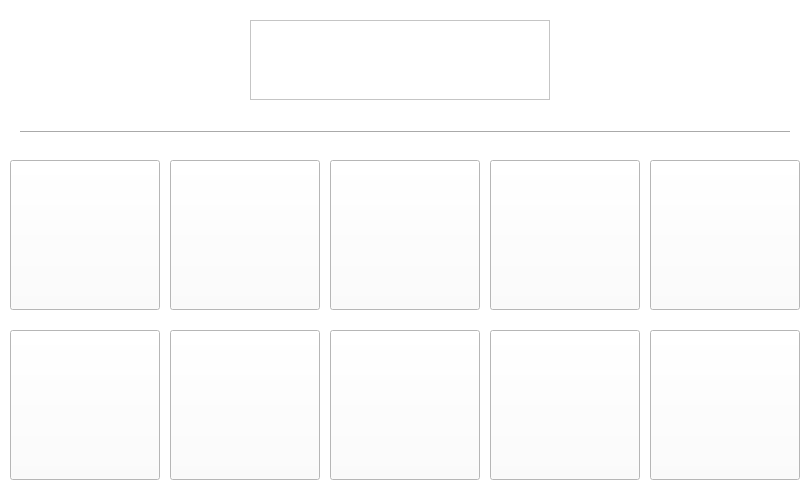
<?xml version="1.0" encoding="UTF-8"?>
<ui version="4.0">
 <class>MainWindow</class>
 <widget class="QMainWindow" name="MainWindow">
  <property name="geometry">
   <rect>
    <x>0</x>
    <y>0</y>
    <width>810</width>
    <height>500</height>
   </rect>
  </property>
  <property name="windowTitle">
   <string>MainWindow</string>
  </property>
  <property name="styleSheet">
   <string notr="true">background-color: rgb(255, 255, 255);</string>
  </property>
  <widget class="QWidget" name="centralwidget">
   <widget class="QTextEdit" name="textEdit">
    <property name="geometry">
     <rect>
      <x>250</x>
      <y>20</y>
      <width>300</width>
      <height>80</height>
     </rect>
    </property>
    <property name="styleSheet">
     <string notr="true">font: 14pt &quot;Arial&quot;;</string>
    </property>
   </widget>
   <widget class="QPushButton" name="btn_1">
    <property name="geometry">
     <rect>
      <x>10</x>
      <y>160</y>
      <width>150</width>
      <height>150</height>
     </rect>
    </property>
    <property name="styleSheet">
     <string notr="true">font: 30pt &quot;Arial&quot;;</string>
    </property>
    <property name="text">
     <string/>
    </property>
   </widget>
   <widget class="QPushButton" name="btn_2">
    <property name="geometry">
     <rect>
      <x>170</x>
      <y>160</y>
      <width>150</width>
      <height>150</height>
     </rect>
    </property>
    <property name="styleSheet">
     <string notr="true">font: 30pt &quot;Arial&quot;;</string>
    </property>
    <property name="text">
     <string/>
    </property>
   </widget>
   <widget class="QPushButton" name="btn_3">
    <property name="geometry">
     <rect>
      <x>330</x>
      <y>160</y>
      <width>150</width>
      <height>150</height>
     </rect>
    </property>
    <property name="styleSheet">
     <string notr="true">font: 30pt &quot;Arial&quot;;</string>
    </property>
    <property name="text">
     <string/>
    </property>
   </widget>
   <widget class="QPushButton" name="btn_4">
    <property name="geometry">
     <rect>
      <x>490</x>
      <y>160</y>
      <width>150</width>
      <height>150</height>
     </rect>
    </property>
    <property name="styleSheet">
     <string notr="true">font: 30pt &quot;Arial&quot;;</string>
    </property>
    <property name="text">
     <string/>
    </property>
   </widget>
   <widget class="QPushButton" name="btn_5">
    <property name="geometry">
     <rect>
      <x>650</x>
      <y>160</y>
      <width>150</width>
      <height>150</height>
     </rect>
    </property>
    <property name="styleSheet">
     <string notr="true">font: 30pt &quot;Arial&quot;;</string>
    </property>
    <property name="text">
     <string/>
    </property>
   </widget>
   <widget class="QPushButton" name="btn_6">
    <property name="geometry">
     <rect>
      <x>10</x>
      <y>330</y>
      <width>150</width>
      <height>150</height>
     </rect>
    </property>
    <property name="styleSheet">
     <string notr="true">font: 30pt &quot;Arial&quot;;</string>
    </property>
    <property name="text">
     <string/>
    </property>
   </widget>
   <widget class="QPushButton" name="btn_7">
    <property name="geometry">
     <rect>
      <x>170</x>
      <y>330</y>
      <width>150</width>
      <height>150</height>
     </rect>
    </property>
    <property name="styleSheet">
     <string notr="true">font: 30pt &quot;Arial&quot;;</string>
    </property>
    <property name="text">
     <string/>
    </property>
   </widget>
   <widget class="QPushButton" name="btn_8">
    <property name="geometry">
     <rect>
      <x>330</x>
      <y>330</y>
      <width>150</width>
      <height>150</height>
     </rect>
    </property>
    <property name="styleSheet">
     <string notr="true">font: 30pt &quot;Arial&quot;;</string>
    </property>
    <property name="text">
     <string/>
    </property>
   </widget>
   <widget class="QPushButton" name="btn_9">
    <property name="geometry">
     <rect>
      <x>490</x>
      <y>330</y>
      <width>150</width>
      <height>150</height>
     </rect>
    </property>
    <property name="styleSheet">
     <string notr="true">font: 30pt &quot;Arial&quot;;</string>
    </property>
    <property name="text">
     <string/>
    </property>
   </widget>
   <widget class="QPushButton" name="btn_10">
    <property name="geometry">
     <rect>
      <x>650</x>
      <y>330</y>
      <width>150</width>
      <height>150</height>
     </rect>
    </property>
    <property name="styleSheet">
     <string notr="true">font: 30pt &quot;Arial&quot;;</string>
    </property>
    <property name="text">
     <string/>
    </property>
   </widget>
   <widget class="Line" name="line">
    <property name="geometry">
     <rect>
      <x>20</x>
      <y>130</y>
      <width>770</width>
      <height>5</height>
     </rect>
    </property>
    <property name="orientation">
     <enum>Qt::Horizontal</enum>
    </property>
   </widget>
  </widget>
 </widget>
 <resources/>
 <connections/>
</ui>
